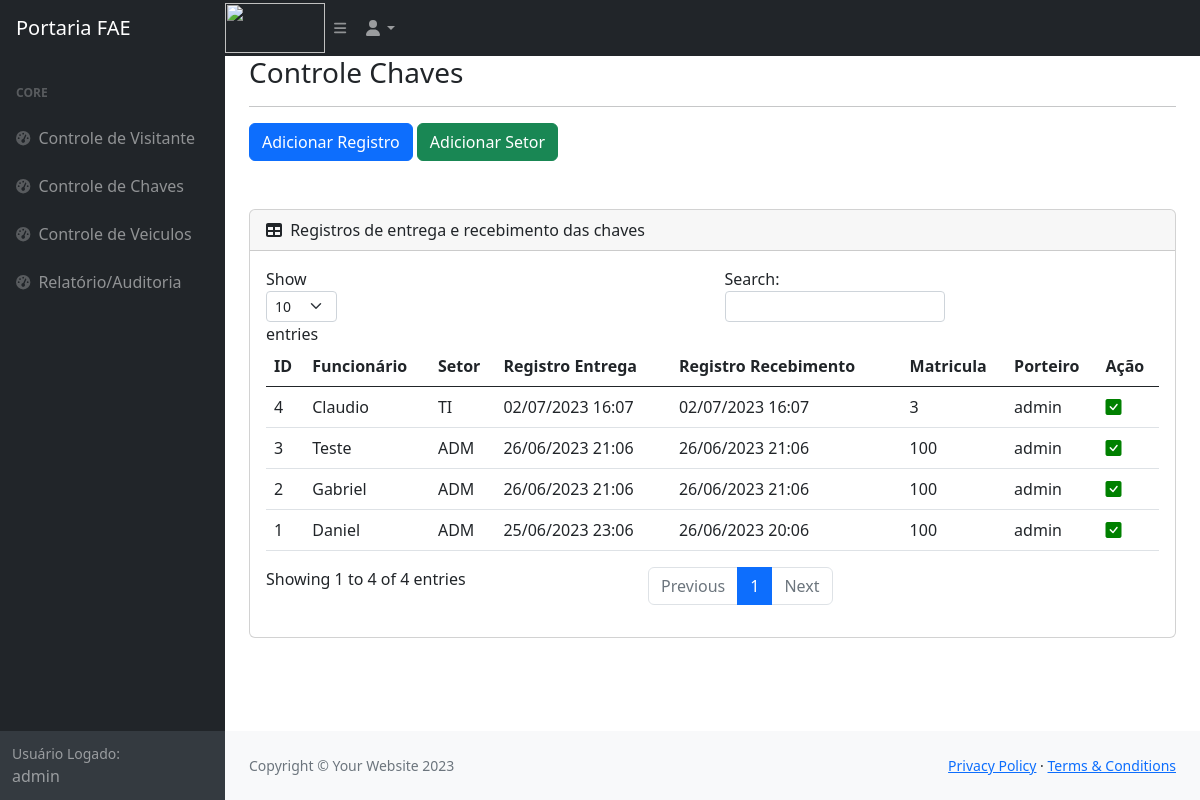
The app's page /controlechave/ (signed in) with its own data.
### core/models.py (models this page shows, shortened)
class ControleChave(models.Model):
    setor = models.ForeignKey(SetorChave, on_delete=models.CASCADE)
    registro_entrega = models.DateTimeField()
    registro_recebimento = models.DateTimeField(null=True, blank=True)
    funcionario = models.CharField(max_length=100)
    matricula = models.CharField(max_length=10)
    porteiro = models.ForeignKey(User, on_delete=models.PROTECT)

class SetorChave(models.Model):
    nome = models.CharField(max_length=100)
    def __str__(self):
        return self.nome

### core/views.py (the view)
# urls.py: path('controlechave/', controleChave, name="controle_chave"),
@login_required()
def controleChave(request):
    template_name = 'core/controle_chave/lista_controleChave.html'
    chaves = ControleChave.objects.all()
    if request.method == 'POST':
        form = ControleChaveForm(request.POST)
        form_setor = SetorChaveForm(request.POST)
        if 'formControleChave' in request.POST:
            print("Controle chave")
            form = ControleChaveForm(request.POST)
            registro = form.save(commit=False)
            registro.porteiro = request.user
            registro.save()
            return redirect('controle_chave')
        if 'formSetor' in request.POST:
            print("Controle Setor")
            form_setor = SetorChaveForm(request.POST)
            messages.add_message(request, messages.SUCCESS, "Setor cadastrado com sucesso.")
            form_setor.save()
            return redirect('controle_chave')
    else:
        form = ControleChaveForm()
        form_setor = SetorChaveForm()
    context = {
        'form': form,
        'chaves': chaves,
        'form_setor': form_setor
    }
    return render(request, template_name, context)

### core/forms.py
class ControleChaveForm(forms.ModelForm):
    class Meta:
        model = ControleChave
        fields = ('setor', 'registro_entrega', 'registro_recebimento', 'funcionario', 'matricula',)

class SetorChaveForm(forms.ModelForm):
    class Meta:
        model = SetorChave
        fields = '__all__'

### core/templates/core/controle_chave/lista_controleChave.html (shortened to what this page needs)
{% extends 'base.html' %}
{% load widget_tweaks %}
{% block content %}
<main>
    <div class="container-fluid px-4">
        <h3>Controle Chaves</h3>
        <hr>
        <button type="button" class="btn btn-primary" data-bs-toggle="modal" data-bs-target="#ModalRegistroChave">
            Adicionar Registro
        </button>
        <button type="button" class="btn btn-success" data-bs-toggle="modal" data-bs-target="#ModalSetor">
            Adicionar Setor
        </button>
        <br><br>
        <div class="card mb-4">
            <div class="card-header">
                <i class="fas fa-table me-1"></i>
                Registros de entrega e recebimento das chaves
            </div>
            <div class="card-body">
                <div class="table-responsive">
                <table class="table table-hover" id="tableControleChave">
                    <thead>
                        <tr>
                            <th>ID</th>
                            <th>Funcionário</th>
                            <th>Setor</th>
                            <th>Registro Entrega</th>
                            <th>Registro Recebimento</th>
                            <th>Matricula</th>
                            <th>Porteiro</th>
                            <th>Ação</th>
                        </tr>
                    </thead>
                    <tbody>
                        {% for chave in chaves %}
                        <tr>
                            <td>{{chave.id}}</td>
                            <td>{{chave.funcionario}}</td>
                            <td>{{chave.setor}}</td>
                            <td>{{chave.registro_entrega | date:"d/m/Y H:m"}}</td>
                            {% if chave.registro_recebimento != None %}
                            <td>{{chave.registro_recebimento | date:"d/m/Y H:m"}}</td>
                            {% else %}
                            <td><i style="color: #b11727;" class="bi bi-exclamation-circle-fill"></i></td>
                            {% endif %}
                            <td>{{chave.matricula}}</td>
                            <td>{{chave.porteiro}}</td>
                            {% if chave.registro_recebimento == None %}
                            <td>
                                <button onclick="finalizarSaida({{chave.id}});" name="btn-finalizar"
                                    class="btn btn-danger" value="{{chave.id}}">Registrar Recebimento</button>
                            </td>
                            {% else %}
                            <th class="animate__animated animate__flash"><i style="color: green;" class="bi bi-check-square-fill"></i></th>
                            {% endif %}
                        </tr>
                        {% endfor %}
                    </tbody>
                </table>
                </div>
            </div>
        </div>
    </div>
</main>
<footer class="py-4 bg-light mt-auto">
    <div class="container-fluid px-4">
        <div class="d-flex align-items-center justify-content-between small">
            <div class="text-muted">Copyright &copy; Your Website 2023</div>
            <div>
                <a href="#">Privacy Policy</a>
                &middot;
                <a href="#">Terms &amp; Conditions</a>
            </div>
        </div>
    </div>
</footer>
{% endblock %}

### templates/base.html (shortened to what this page needs)
{% load static %}
<!DOCTYPE html>
<html lang="pt-BR">
<head>
    <link href="https://cdn.jsdelivr.net/npm/bootstrap@5.0.2/dist/css/bootstrap.min.css" rel="stylesheet"
>
    <link rel="stylesheet" href="https://cdn.jsdelivr.net/npm/bootstrap-icons@1.10.5/font/bootstrap-icons.css">
    <link rel="stylesheet" href="https://cdnjs.cloudflare.com/ajax/libs/jquery-confirm/3.3.2/jquery-confirm.min.css">
    <link
    rel="stylesheet" href="https://cdnjs.cloudflare.com/ajax/libs/animate.css/4.1.1/animate.min.css"/>
    <link href="{% static 'css/styles.css' %}" rel="stylesheet" />
</head>
<body class="sb-nav-fixed">
    <nav class="sb-topnav navbar navbar-expand navbar-dark bg-dark">
        <a class="navbar-brand ps-3" href="#">Portaria FAE</a>
        <img style="height: 50px; width: 100px;" src="https://www.fae.com.br/wp-content/uploads/2019/04/Logo-Fae-site.png">
        <button class="btn btn-link btn-sm order-1 order-lg-0 me-4 me-lg-0" id="sidebarToggle" href="#!"><i
                class="fas fa-bars"></i></button>
        <ul class="navbar-nav ms-auto ms-md-0 me-3 me-lg-4">
            <li class="nav-item dropdown">
                <a class="nav-link dropdown-toggle" id="navbarDropdown" href="#" role="button" data-bs-toggle="dropdown"
                    aria-expanded="false"><i class="fas fa-user fa-fw"></i></a>
            </li>
        </ul>
    </nav>
    <div id="layoutSidenav">
        <div id="layoutSidenav_nav">
            <nav class="sb-sidenav accordion sb-sidenav-dark" id="sidenavAccordion">
                <div class="sb-sidenav-menu">
                    <div class="nav">
                        <div class="sb-sidenav-menu-heading">Core</div>
                        <a class="nav-link" href="{% url 'visitante' %}">
                            <div class="sb-nav-link-icon"><i class="fas fa-tachometer-alt"></i></div>
                            Controle de Visitante
                        </a>
                        <a class="nav-link" href="{% url 'controle_chave' %}">
                            <div class="sb-nav-link-icon"><i class="fas fa-tachometer-alt"></i></div>
                            Controle de Chaves
                        </a>
                        <a class="nav-link" href="{% url 'controle_veiculo' %}">
                            <div class="sb-nav-link-icon"><i class="fas fa-tachometer-alt"></i></div>
                            Controle de Veiculos
                        </a>
                        <a class="nav-link" href="{% url 'relatorio' %}">
                            <div class="sb-nav-link-icon"><i class="fas fa-tachometer-alt"></i></div>
                            Relatório/Auditoria
                        </a>
                    </div>
                </div>
                <div class="sb-sidenav-footer">
                    <div class="small">Usuário Logado:</div>
                    {{user.username}}
                </div>
            </nav>
        </div>
        <div id="layoutSidenav_content">
            {% block content %}
            {% endblock %}
        </div>
    </div>
</body>
</html>

### records on screen
ControleChave: id "1", funcionario "Daniel", setor "ADM", registro_entrega "25/06/2023 23:06", registro_recebimento "26/06/2023 20:06", matricula "100", porteiro "admin"
ControleChave: id "2", funcionario "Gabriel", setor "ADM", registro_entrega "26/06/2023 21:06", registro_recebimento "26/06/2023 21:06", matricula "100", porteiro "admin"
ControleChave: id "3", funcionario "Teste", setor "ADM", registro_entrega "26/06/2023 21:06", registro_recebimento "26/06/2023 21:06", matricula "100", porteiro "admin"
ControleChave: id "4", funcionario "Claudio", setor "TI", registro_entrega "02/07/2023 16:07", registro_recebimento "02/07/2023 16:07", matricula "3", porteiro "admin"

### other values on screen
{{ user.username }} "admin"
